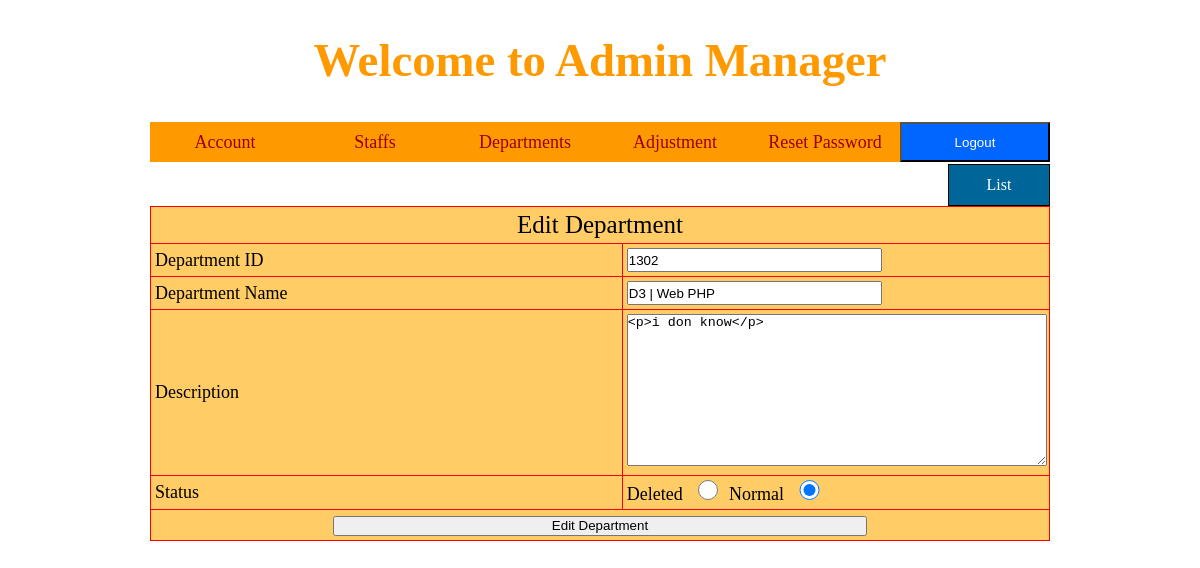
Screenshot of /Admin/index.php?quanly=department&ac=sua&id=1302 (signed in) with the database file from the repository.
### tables this page shows
CREATE TABLE `Department` (
  `departID` int(4) NOT NULL,
  `name` varchar(55) NOT NULL,
  `description` varchar(1000) DEFAULT NULL,
  `isDelete` tinyint(4) NOT NULL,
  `created` date NOT NULL,
  `updated` date NOT NULL
);

### Admin/modules/Department/sua.php (the view)
<?php
  $sql = "select * from Department where departID='$_GET[id]' ";
  $row = mysqli_query($database, $sql);
  $dong = mysqli_fetch_array($row);
?>
<div class="button_themsp">
  <a href="index.php?quanly=department&ac=lietke">List</a>
</div>
<form action="modules/Department/xuly.php?id=<?php echo $dong['departID'] ?>" method="post" enctype="multipart/form-data">
  <h3>&nbsp;</h3>
  <table width="600" border="1">
    <tr>
      <td colspan="2" style="text-align:center;font-size:25px;">Edit Department</td>
    </tr>
    <tr>
      <td width="97">Department ID</td>
      <td width="87"><input type="text" name="departID" required="required" value="<?php echo $dong['departID'] ?>"></td>
    </tr>
    <tr>
      <td>Department Name</td>
      <td><input type="text" name="deName" required="required" value="<?php echo $dong['name'] ?>"></td>
    </tr>
    <tr>
      <td>Description</td>
      <td><textarea name="description" cols="40" rows="10"><?php echo $dong['description'] ?></textarea></td>
    </tr>
    <tr>
      <td>Status</td>
      <td>
        <?php
          if ($dong['isDelete']) {
            echo 'Deleted <input type="radio" name="status" value="1" checked="checked" style="width: 10%">';
            echo 'Normal <input type="radio" name="status" value="0" style="width: 10%">';
          }else {
            echo 'Deleted <input type="radio" name="status" value="1" style="width: 10%">';
            echo 'Normal <input type="radio" name="status" value="0" checked="checked" style="width: 10%">';
          }
        ?>
      </td>
    </tr>
    <tr>
      <td colspan="2"><div align="center">
        <input type="submit" name="sua" value="Edit Department">
      </div></td>
    </tr>
  </table>
</form>

### Views/Style/css.css (style rules this page uses)
body { background:#fff; }
* { padding:0; margin:0; }
table { border-collapse:collapse; width:100%; margin: auto; background-color:#FC6; border:1px solid #F00; }
textarea { width:100%; resize:auto; }
table tr td { color:#000; font-size:18px; padding:4px; }
input { width:60%; height:20px; }
.button_themsp { width:100px; height:40px; border:1px solid #000; text-align:center; background:#069; line-height:40px; color:#fff; float:right; }
.button_themsp a { color:#fff; display:block; text-decoration:none; }

### rows the page displays
department: departID "1302", deName "D3 | Web PHP", description "<p>i don know</p>"
